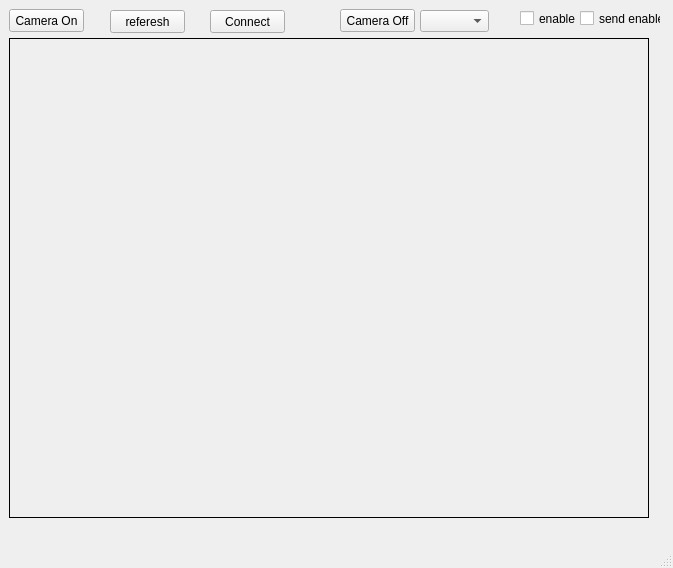
<?xml version="1.0" encoding="UTF-8"?>
<ui version="4.0">
 <class>MainWindow</class>
 <widget class="QMainWindow" name="MainWindow">
  <property name="geometry">
   <rect>
    <x>0</x>
    <y>0</y>
    <width>673</width>
    <height>568</height>
   </rect>
  </property>
  <property name="windowTitle">
   <string>MainWindow</string>
  </property>
  <widget class="QWidget" name="centralwidget">
   <widget class="QPushButton" name="CameraOn_Button">
    <property name="geometry">
     <rect>
      <x>9</x>
      <y>9</y>
      <width>75</width>
      <height>23</height>
     </rect>
    </property>
    <property name="text">
     <string>Camera On</string>
    </property>
   </widget>
   <widget class="QPushButton" name="CameraOff_Button">
    <property name="geometry">
     <rect>
      <x>340</x>
      <y>9</y>
      <width>75</width>
      <height>23</height>
     </rect>
    </property>
    <property name="text">
     <string>Camera Off</string>
    </property>
   </widget>
   <widget class="QLabel" name="CameraFrame">
    <property name="geometry">
     <rect>
      <x>9</x>
      <y>38</y>
      <width>640</width>
      <height>480</height>
     </rect>
    </property>
    <property name="minimumSize">
     <size>
      <width>640</width>
      <height>480</height>
     </size>
    </property>
    <property name="frameShape">
     <enum>QFrame::Box</enum>
    </property>
    <property name="text">
     <string/>
    </property>
   </widget>
   <widget class="QPushButton" name="pushButton">
    <property name="geometry">
     <rect>
      <x>110</x>
      <y>10</y>
      <width>75</width>
      <height>23</height>
     </rect>
    </property>
    <property name="text">
     <string>referesh</string>
    </property>
   </widget>
   <widget class="QPushButton" name="pushButton_2">
    <property name="geometry">
     <rect>
      <x>210</x>
      <y>10</y>
      <width>75</width>
      <height>23</height>
     </rect>
    </property>
    <property name="text">
     <string>Connect</string>
    </property>
   </widget>
   <widget class="QComboBox" name="comboBox">
    <property name="geometry">
     <rect>
      <x>420</x>
      <y>10</y>
      <width>69</width>
      <height>22</height>
     </rect>
    </property>
   </widget>
   <widget class="QCheckBox" name="checkBox">
    <property name="geometry">
     <rect>
      <x>520</x>
      <y>10</y>
      <width>70</width>
      <height>17</height>
     </rect>
    </property>
    <property name="text">
     <string>enable</string>
    </property>
   </widget>
   <widget class="QCheckBox" name="checkBox_2">
    <property name="geometry">
     <rect>
      <x>580</x>
      <y>10</y>
      <width>81</width>
      <height>17</height>
     </rect>
    </property>
    <property name="text">
     <string>send enable</string>
    </property>
   </widget>
  </widget>
  <widget class="QMenuBar" name="menubar">
   <property name="geometry">
    <rect>
     <x>0</x>
     <y>0</y>
     <width>673</width>
     <height>21</height>
    </rect>
   </property>
  </widget>
  <widget class="QStatusBar" name="statusbar"/>
 </widget>
 <resources/>
 <connections/>
</ui>
